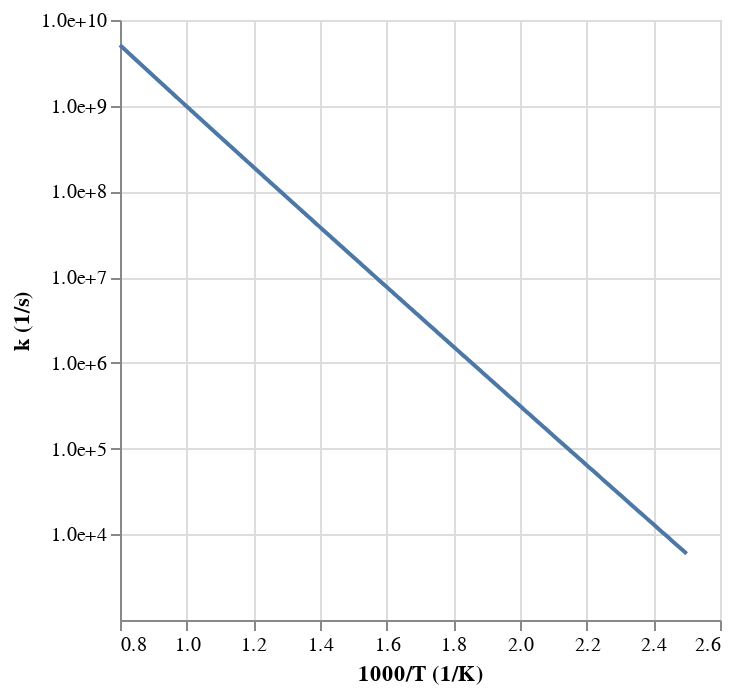

Notebook source saved alongside this figure:
### Code cell
# Write
workflow.write(mech=mech, tag=tag, root_path=root_path, browser=browser)

### Figure 1 — Vega-Lite specification as saved in the notebook (floating-point values rounded to 4 significant figures; data arrays with more than 128 entries replaced by an {"elided": "..."} marker saying what was removed)
{"config": {"view": {"continuousWidth": 300, "continuousHeight": 300}}, "data": {"name": "data-183ee5e344235165b64ad9ecdc9ed11f"}, "mark": {"type": "line"}, "encoding": {"x": {"field": "x", "title": "1000/T (1/K)", "type": "quantitative"}, "y": {"axis": {"format": ".1e", "values": [10000, 100000, 1000000, 10000000, 100000000, 1000000000, 10000000000, 100000000000]}, "field": "value", "scale": {"type": "log"}, "title": "k (1/s)", "type": "quantitative"}}, "transform": [{"fold": ["This work"]}], "$schema": "https://vega.github.io/schema/vega-lite/v5.20.1.json", "datasets": {"data-183ee5e344235165b64ad9ecdc9ed11f": {"elided": "500 records"}}}
